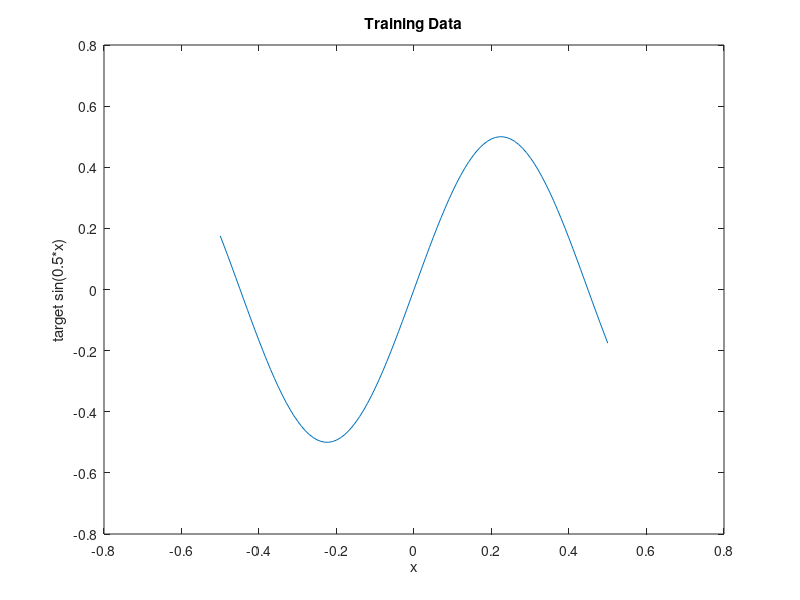

MATLAB code for this plot: (Note: this script raises an error after producing the figure.)
% In this tutorial you are going to implement your own neural network and
% teach it to learn a sinus function. In the matlab_tutorial folder you will
% find some reading material on artificial neural networks.
% You will train a feedForward neural network with one hidden layer and 10
% neurons. The training will we a batch training, i.e. using the whole data
% for the backpropagation as opposed to online learning, where only one
% data point is used at a time.

%% Generate Training Data and setUp neural network
clear
close all
x=[-0.5:0.01:0.5];
target=0.5*sin(7*x);

plot(x,target)
title('Training Data')
xlabel('x'); ylabel('target sin(0.5*x)');

%% Initialization of Neural Network
neurons=10; % In this tutorial we will use 10 neuron, but feel free to change
            % number of neurons
NN=struct; 
NN.layer=3;    % Including input layer
NN.inputs=1;
NN.outputs=1;

NN.Ws{2}=randn(neurons,NN.inputs); 
NN.dWs{2}=zeros(neurons,NN.inputs); 
NN.Bs{2}=zeros(neurons,1);   % ones bias for each neuron
NN.dBs{2}=zeros(neurons,1);  
NN.Ws{3}=randn(NN.outputs,neurons); 
NN.dWs{3}=zeros(NN.outputs,neurons); 
NN.Bs{3}=zeros(NN.outputs,1);   % ones bias for each neuron
NN.dBs{3}=zeros(NN.outputs,1);

%% Training the Neural Network
% please complete feedForward.m and backProp.m before evaluation of this
% cell.

% Trainingsparameter
iterations=10000;    % iterations
eta=1e-4;      % learning rate (10^-5), feel free to try other learning rates.
% high learning rates lead to faster learning but can lead to oscillations
% through too big steps.

for iter=1:iterations
    randidx=randi(length(x)); % choose random sample
    %% feed forward    edit feedFwd.m
    [z,z_withoutNL,y,y_withoutNL]=feedFwd(NN,x(randidx));
    %% back propagate    edit backPrp.m
    [cost(iter),NN]=backPrp(NN,x(randidx),z,z_withoutNL,y,y_withoutNL,target(randidx));
    %% apply gradients 
    %<YOUR CODE HERE>
    
    %% Visualization of your training
    if mod(iter,100)==0 % each 100 iterations plot
        clc 
        for i=1:length(x)
        [~,~,output(i)]=feedFwd(NN,x(i));
        end
        costNN(iter)=sum(0.5*(output-target).^2);
        iter
        costNN(iter)
        figure(1)
        clf
        subplot(121)
        hold on
        plot(x,target)
        plot(x,output,'r')
        subplot(122)
        plot(100:100:iter,costNN(100:100:iter))
    end
    
end


clf
subplot(121)
hold on
plot(x,target)
plot(x,output,'r')
title('Training Neural Network')
legend('target','output neural network')
subplot(122)
plot(cost)
xlabel('Iteration')
ylabel('cost')

if costNN(end)<0.015 && iter==iterations 
   disp('----------------------------------------------------------------------------------------------')
   fprintf('Congratulations!! You trained your neuron to produce an average error of %1.2d on the data. \n --------------well done!!-------------\n',costNN(end))
   open('matlab_tutorial_part9')
else
   error('you will need to push the error below 0.015 to succeed in this tutorial') 
end